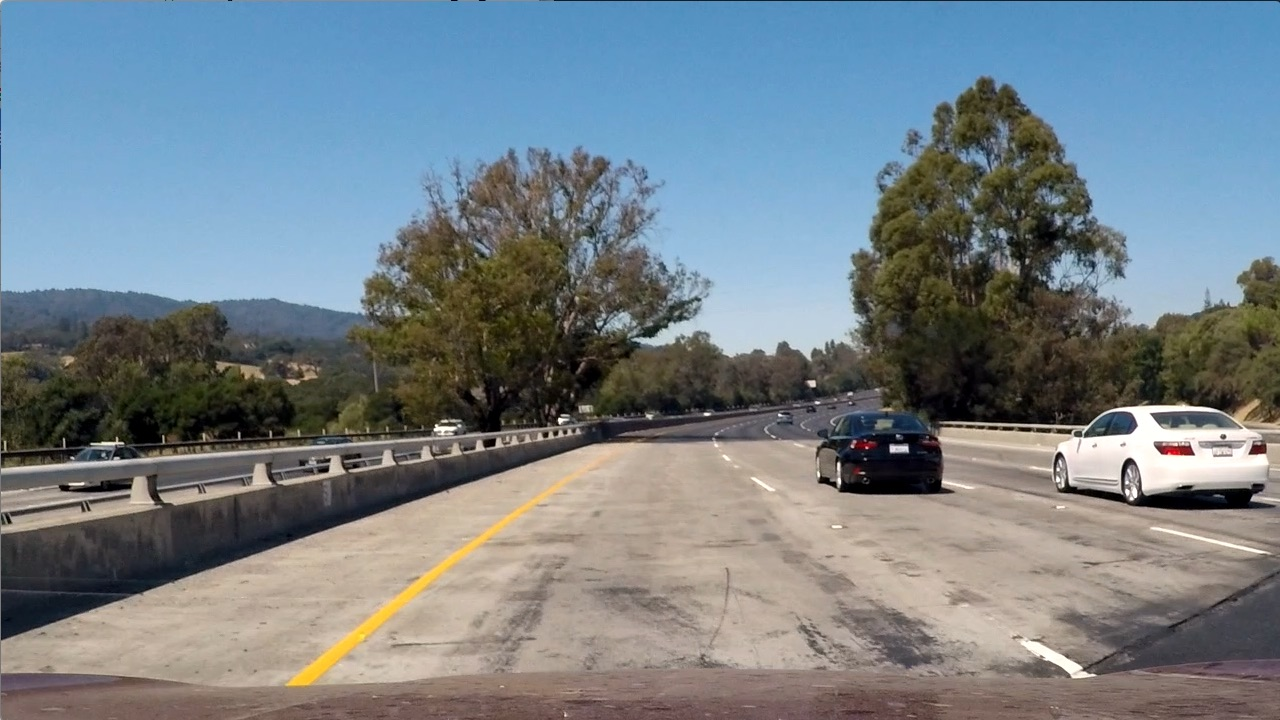
#> input picture test_images/test1.jpg, 1280 x 720 px, given as the content of the folder /../../../../Volumes/Solix/Datasets/car-vs-noneCar/vehicles/, which was not available
$ jupyter execute --allow-errors pipeline.ipynb   (shell and % lines are left out)   (older library calls are emulated)   (text cells are left out)
#> lines starting #> are read from the running program, lines starting #| are printed output that depends on the picture; pictures that were not available may be replaced by others from this repository, and a replacement may not be noted
[cell 1]
#import packages
import matplotlib.pyplot as plt
import matplotlib.image as mpimg
import numpy as np
import cv2
import tqdm as loadbar
import glob
import os

[cell 2]
#import cars vs non cars seperately
base_dir = "../../../../../Volumes/Solix/Datasets/car-vs-noneCar/vehicles/"

image_types = os.listdir(base_dir)
cars=[]

for im_type in image_types:
    cars.extend(glob.glob(base_dir+im_type+'/*'))


print('number of cars: ' + str(len(cars)))

with open("cars.txt",'w') as f:
    for fn in cars:
        f.write(fn+'\n')

base_dir = "../../../../../Volumes/Solix/Datasets/car-vs-noneCar/non-vehicles/"
image_types = os.listdir(base_dir)
not_cars=[]

for im_type in image_types:
    not_cars.extend(glob.glob(base_dir+im_type+'/*'))


print('number of non-cars: ' + str(len(not_cars)))

with open("notcars.txt",'w') as f:
    for fn in cars:
        f.write(fn+'\n')

[cell 3]
import time
from skimage.feature import hog
from sklearn.svm import LinearSVC
from sklearn.preprocessing import StandardScaler
from sklearn.model_selection import train_test_split

[cell 4]
# Define a function to return some characteristics of the dataset
# [22 lines left out: functions data_look, convert_color, not called in this run]

def get_hog_features(img, orient, pix_per_cell, cell_per_block,
                        vis=False, feature_vec=True):
    # Call with two outputs if vis==True
    if vis == True:
        features, hog_image = hog(img, orientations=orient,
                                  pixels_per_cell=(pix_per_cell, pix_per_cell),
                                  cells_per_block=(cell_per_block, cell_per_block),
                                  transform_sqrt=False,
                                  visualise=vis, feature_vector=feature_vec)
        return features, hog_image
    # Otherwise call with one output
    else:
        features = hog(img, orientations=orient,
                       pixels_per_cell=(pix_per_cell, pix_per_cell),
                       cells_per_block=(cell_per_block, cell_per_block),
                       transform_sqrt=False,
                       visualise=vis, feature_vector=feature_vec)
        return features

def bin_spatial(img, size=(32, 32)):
    color1 = cv2.resize(img[:,:,0], size).ravel()
    color2 = cv2.resize(img[:,:,1], size).ravel()
    color3 = cv2.resize(img[:,:,2], size).ravel()
    return np.hstack((color1, color2, color3))

def color_hist(img, nbins=32):    #bins_range=(0, 256)
    # Compute the histogram of the color channels separately
    channel1_hist = np.histogram(img[:,:,0], bins=nbins)
    channel2_hist = np.histogram(img[:,:,1], bins=nbins)
    channel3_hist = np.histogram(img[:,:,2], bins=nbins)
    # Concatenate the histograms into a single feature vector
    hist_features = np.concatenate((channel1_hist[0], channel2_hist[0], channel3_hist[0]))
    # Return the individual histograms, bin_centers and feature vector
    return hist_features

# Define a function to extract features from a list of images
# Have this function call bin_spatial() and color_hist()
def extract_features(imgs, color_space='RGB', spatial_size=(32, 32),
                        hist_bins=32, orient=9,
                        pix_per_cell=8, cell_per_block=2, hog_channel=0,
                        spatial_feat=True, hist_feat=True, hog_feat=True):
    # Create a list to append feature vectors to
    features = []
    # Iterate through the list of images
    for file in imgs:
        file_features = []
        # Read in each one by one
        image = mpimg.imread(file)
        # apply color conversion if other than 'RGB'
        if color_space != 'RGB':
            if color_space == 'HSV':
                feature_image = cv2.cvtColor(image, cv2.COLOR_RGB2HSV)
            elif color_space == 'LUV':
                feature_image = cv2.cvtColor(image, cv2.COLOR_RGB2LUV)
            elif color_space == 'HLS':
                feature_image = cv2.cvtColor(image, cv2.COLOR_RGB2HLS)
            elif color_space == 'YUV':
                feature_image = cv2.cvtColor(image, cv2.COLOR_RGB2YUV)
            elif color_space == 'YCrCb':
                feature_image = cv2.cvtColor(image, cv2.COLOR_RGB2YCrCb)
        else: feature_image = np.copy(image)

        if spatial_feat == True:
            spatial_features = bin_spatial(feature_image, size=spatial_size)
            file_features.append(spatial_features)
        if hist_feat == True:
            # Apply color_hist()
            hist_features = color_hist(feature_image, nbins=hist_bins)
            file_features.append(hist_features)
        if hog_feat == True:
        # Call get_hog_features() with vis=False, feature_vec=True
            if hog_channel == 'ALL':
                hog_features = []
                for channel in range(feature_image.shape[2]):

                    hog_features.append(get_hog_features(feature_image[:,:,channel],
                                        orient, pix_per_cell, cell_per_block,
                                        vis=False, feature_vec=True))
                hog_features = np.ravel(hog_features)
            else:
                hog_features = get_hog_features(feature_image[:,:,hog_channel], orient,
                            pix_per_cell, cell_per_block, vis=False, feature_vec=True)
            # Append the new feature vector to the features list
            file_features.append(hog_features)
        features.append(np.concatenate(file_features))
    # Return list of feature vectors
    return features


# Define a function that takes an image,
# start and stop positions in both x and y,
# window size (x and y dimensions),
# and overlap fraction (for both x and y)
def slide_window(img, x_start_stop=[None, None], y_start_stop=[None, None],
                    xy_window=(64, 64), xy_overlap=(0.5, 0.5)):
    # If x and/or y start/stop positions not defined, set to image size
    if x_start_stop[0] == None:
        x_start_stop[0] = 0
    if x_start_stop[1] == None:
        x_start_stop[1] = img.shape[1]
    if y_start_stop[0] == None:
        y_start_stop[0] = 0
    if y_start_stop[1] == None:
        y_start_stop[1] = img.shape[0]
    # Compute the span of the region to be searched
    xspan = x_start_stop[1] - x_start_stop[0]
    yspan = y_start_stop[1] - y_start_stop[0]
    # Compute the number of pixels per step in x/y
    nx_pix_per_step = np.int(xy_window[0]*(1 - xy_overlap[0]))
    ny_pix_per_step = np.int(xy_window[1]*(1 - xy_overlap[1]))
    # Compute the number of windows in x/y
    nx_buffer = np.int(xy_window[0]*(xy_overlap[0]))
    ny_buffer = np.int(xy_window[1]*(xy_overlap[1]))
    nx_windows = np.int((xspan-nx_buffer)/nx_pix_per_step)
    ny_windows = np.int((yspan-ny_buffer)/ny_pix_per_step)
    # Initialize a list to append window positions to
    window_list = []
    # Loop through finding x and y window positions
    # Note: you could vectorize this step, but in practice
    # you'll be considering windows one by one with your
    # classifier, so looping makes sense
    for ys in range(ny_windows):
        for xs in range(nx_windows):
            # Calculate window position
            startx = xs*nx_pix_per_step + x_start_stop[0]
            endx = startx + xy_window[0]
            starty = ys*ny_pix_per_step + y_start_stop[0]
            endy = starty + xy_window[1]

            # Append window position to list
            window_list.append(((startx, starty), (endx, endy)))
    # Return the list of windows
    return window_list

# Define a function to draw bounding boxes
# [9 lines left out: function draw_boxes, not called in this run]

# Define a function to extract features from a single image window
# This function is very similar to extract_features()
# just for a single image rather than list of images
def single_img_features(img, color_space='RGB', spatial_size=(32, 32),
                        hist_bins=32, orient=9,
                        pix_per_cell=8, cell_per_block=2, hog_channel=0,
                        spatial_feat=True, hist_feat=True, hog_feat=True,vis=False):
    #1) Define an empty list to receive features
    img_features = []
    #2) Apply color conversion if other than 'RGB'
    if color_space != 'RGB':
        if color_space == 'HSV':
            feature_image = cv2.cvtColor(img, cv2.COLOR_RGB2HSV)
        elif color_space == 'LUV':
            feature_image = cv2.cvtColor(img, cv2.COLOR_RGB2LUV)
        elif color_space == 'HLS':
            feature_image = cv2.cvtColor(img, cv2.COLOR_RGB2HLS)
        elif color_space == 'YUV':
            feature_image = cv2.cvtColor(img, cv2.COLOR_RGB2YUV)
        elif color_space == 'YCrCb':
            feature_image = cv2.cvtColor(img, cv2.COLOR_RGB2YCrCb)
    else: feature_image = np.copy(img)
    #3) Compute spatial features if flag is set
    if spatial_feat == True:
        spatial_features = bin_spatial(feature_image, size=spatial_size)
        #4) Append features to list
        img_features.append(spatial_features)
    #5) Compute histogram features if flag is set
    if hist_feat == True:
        hist_features = color_hist(feature_image, nbins=hist_bins)
        #6) Append features to list
        img_features.append(hist_features)
    #7) Compute HOG features if flag is set
    if hog_feat == True:
        if hog_channel == 'ALL':
            hog_features = []
            for channel in range(feature_image.shape[2]):
                hog_features.append(get_hog_features(feature_image[:,:,channel],
                                    orient, pix_per_cell, cell_per_block,
                                    vis=False, feature_vec=True))
                hog_features = np.concatenate(hog_features)
        else:
            if vis == True:
                hog_features,hog_image = get_hog_features(feature_image[:,:,hog_channel], orient,
                        pix_per_cell, cell_per_block, vis=True, feature_vec=True)
            else:
                  hog_features = get_hog_features(feature_image[:,:,hog_channel], orient,
                        pix_per_cell, cell_per_block, vis=False, feature_vec=True)
        #8) Append features to list
        img_features.append(hog_features)
    if vis ==True:
        return np.concatenate(img_features),hog_image
    else:
        #9) Return concatenated array of features
        return np.concatenate(img_features)

# Define a function you will pass an image
# and the list of windows to be searched (output of slide_windows())
def search_windows(img, windows, clf, scaler, color_space='RGB',
                    spatial_size=(32, 32), hist_bins=32,
                    hist_range=(0, 256), orient=9,
                    pix_per_cell=8, cell_per_block=2,
                    hog_channel=0, spatial_feat=True,
                    hist_feat=True, hog_feat=True):

    #1) Create an empty list to receive positive detection windows
    on_windows = []
    #2) Iterate over all windows in the list
    for window in windows:
        #3) Extract the test window from original image
        test_img = cv2.resize(img[window[0][1]:window[1][1], window[0][0]:window[1][0]], (64, 64))
        #4) Extract features for that window using single_img_features()
        features = single_img_features(test_img, color_space=color_space,
                            spatial_size=spatial_size, hist_bins=hist_bins,
                            orient=orient, pix_per_cell=pix_per_cell,
                            cell_per_block=cell_per_block,
                            hog_channel=hog_channel, spatial_feat=spatial_feat,
                            hist_feat=hist_feat, hog_feat=hog_feat)
        #5) Scale extracted features to be fed to classifier
        test_features = scaler.transform(np.array(features).reshape(1, -1))
        #6) Predict using your classifier
        prediction = clf.predict(test_features)
        #7) If positive (prediction == 1) then save the window
        if prediction == 1:
            on_windows.append(window)
    #8) Return windows for positive detections
    return on_windows


def visualize(fig,rows,cols,imgs,titles):

    for i,img in enumerate(imgs):

        plt.subplot(rows,cols,i+1)
        plt.title(i+1)
        img_dim = len(img.shape)
        if(img_dim < 3):
            plt.imshow(img,cmap='hot')
            plt.title(titles[i])
        else:
            plt.imshow(img)
            plt.title(titles[i])

[cell 5]
#LET'S TRAIN on some images using SVM
cars_inds = np.random.randint(0,len(cars))
no_car_inds = np.random.randint(0,len(not_cars))
carimg = mpimg.imread(cars[cars_inds])
#> carimg is the input picture: shape (720, 1280, 3); mean R, G, B 117.5, 128.7, 135.5
no_carimg = mpimg.imread(not_cars[no_car_inds])

color_space = 'YCrCb'
orient = 6
pixel_per_cell = 8
cell_per_block = 2
hog_channel = 0
spatial_size = (16,16)
hist_bins = 16
spatial_feat = True
hist_feat = True
hog_feat = True


car_features, car_hog_image = single_img_features(carimg, color_space=color_space, spatial_size=spatial_size,
                        hist_bins=hist_bins, orient=orient,
                        pix_per_cell=pixel_per_cell, cell_per_block=cell_per_block, hog_channel=hog_channel,
                        spatial_feat=spatial_feat, hist_feat=hist_feat, hog_feat=hog_feat,vis=True)
#> in bin_spatial, `color1 = cv2.resize(img[:,:,0], size).ravel()`: color1 = 256 values, max 254 at index 158, min 1 at index 146, mean 127.8
#> in bin_spatial, `color2 = cv2.resize(img[:,:,1], size).ravel()`: color2 = 256 values, max 150 at index 197, min 93 at index 8, mean 121.6
#> in bin_spatial, `color3 = cv2.resize(img[:,:,2], size).ravel()`: color3 = 256 values, max 162 at index 3, min 97 at index 197, mean 133.7
#> in single_img_features, `spatial_features = bin_spatial(feature_image, size=spatial_size)`: spatial_features = 768 values, max 254 at index 158, min 1 at index 146, mean 127.7
#> in color_hist, `hist_features = np.concatenate((channel1_hist[0], channel2_hist[0], ch..`: hist_features = 48 values, max 332116 at index 42, min 8 at index 31, mean 57600
#> in get_hog_features, `features, hog_image = hog(img, orientations=orient, pixels_per_cell=(p..`:
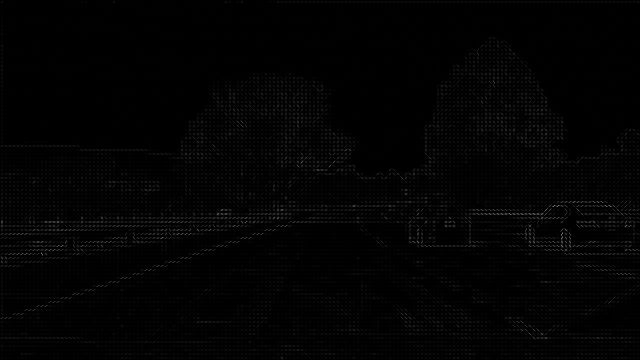
#> hog_image: shape (720, 1280) float64 (shown at 1/2 size); min 0, max 84.32, mean 1; drawn with min black and max white
#> in get_hog_features, `features, hog_image = hog(img, orientations=orient, pixels_per_cell=(p..`:
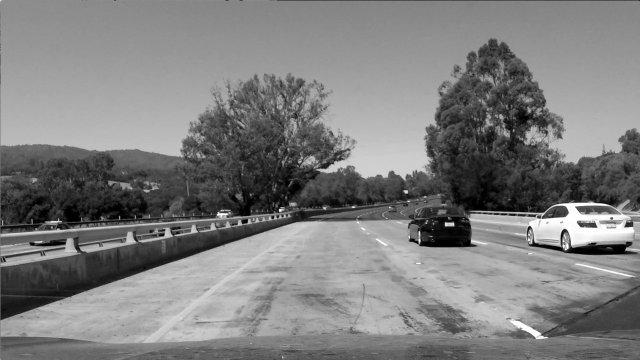
#> img: shape (720, 1280) (shown at 1/2 size); min 0, max 255, mean 126.1

no_car_features, no_car_hog_image = single_img_features(no_carimg, color_space=color_space, spatial_size=spatial_size,
                        hist_bins=hist_bins, orient=orient,pix_per_cell=pixel_per_cell, cell_per_block=cell_per_block, hog_channel=hog_channel,
                        spatial_feat=spatial_feat, hist_feat=hist_feat, hog_feat=hog_feat,vis=True)

images= [carimg, car_hog_image,no_carimg, no_car_hog_image]
titles  =['car_features', 'car_hog_features','no_car_features', 'no_car_hog_features']
fig = plt.figure(figsize=(12,3))
visualize(fig,1,4,images,titles)
#> the loop in visualize, `for i,img in enumerate(imgs): ` made 4 passes
#> img_dim on passes 1 to 4: 3, 2, 3, 2
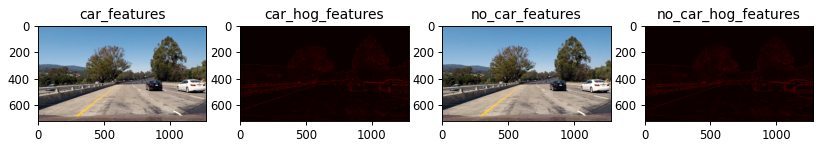
#> figure drawn by matplotlib, 4 panels

[cell 6]
color_space = 'YCrCb'
orient = 9
pixel_per_cell = 8
cell_per_block = 2
hog_channel = 0
spatial_size = (32,32)
hist_bins = 32
spatial_feat = True
hist_feat = True
hog_feat = True

t = time.time()
n_samples = 1000
randm_idx = np.random.randint(0,len(cars),n_samples)

test_cars = cars#np.array(cars)#[randm_idx]
test_notcars = not_cars#np.array(not_cars)#[randm_idx]


car_features = extract_features(test_cars, color_space=color_space, spatial_size=spatial_size,
                        hist_bins=hist_bins, orient=9,
                        pix_per_cell=pixel_per_cell, cell_per_block=cell_per_block, hog_channel=hog_channel,
                        spatial_feat=spatial_feat, hist_feat=hist_feat, hog_feat=hog_feat)
#> in extract_features, `spatial_features = bin_spatial(feature_image, size=spatial_size)`: spatial_features = 3072 values, max 255 at index 637, min 0 at index 611, mean 127
#> in extract_features, `hist_features = color_hist(feature_image, nbins=hist_bins)`: hist_features = 96 values, max 209861 at index 42, min 3 at index 63, mean 28800
#> car_features = 1 item

not_car_features = extract_features(test_notcars, color_space=color_space, spatial_size=spatial_size,
                        hist_bins=hist_bins, orient=9,
                        pix_per_cell=pixel_per_cell, cell_per_block=cell_per_block, hog_channel=hog_channel,
                        spatial_feat=spatial_feat, hist_feat=hist_feat, hog_feat=hog_feat)
#> not_car_features = 1 item
print(str(time.time() - t) + 'seconds took to compute features...')


X = np.vstack((car_features, not_car_features)).astype(np.float64)
# Fit a per-column scaler
X_scaler = StandardScaler().fit(X)
# Apply the scaler to X
scaled_X = X_scaler.transform(X)

y = np.hstack((np.ones(len(car_features)),np.zeros(len(not_car_features))))
#> y = [1, 0]

# Split up data into randomized training and test sets
rand_state = np.random.randint(0, 100)
X_train, X_test, y_train, y_test = train_test_split(
    scaled_X, y, test_size=0.2, random_state=rand_state)
#> y_train = [1]; y_test = [0]

print('Using spatial binning of:',spatial_size,
    'and', hist_bins,'histogram bins')
print('Feature vector length:', len(X_train[0]))
#| Feature vector length: 512604
# Use a linear SVC
svc = LinearSVC()
# Check the training time for the SVC
t=time.time()
#> (the rest of this cell did not finish here and is left out)

[cell 7]
path = './test_images/*.jpg'

files = glob.glob(path)

print(len(files))

images = []
titles = []

overlap = 0.5

#> (the rest of this cell did not finish here and is left out)

#> `windows = slide_window(img, x_start_stop=[None, None], y_start_stop=[N..`: windows = 190 items
    hot_window = search_windows(img, windows, svc, X_scaler, color_space=color_space,
                    spatial_size=spatial_size, hist_bins=hist_bins,orient=orient,pix_per_cell=pixel_per_cell, cell_per_block=cell_per_block,
                    hog_channel=hog_channel, spatial_feat= spatial_feat,hist_feat= hist_feat, hog_feat= hog_feat)
#> the loop in search_windows, `for window in windows:` made 1 pass
#> window on pass 1: ((0, 0), (128, 128))
#> pass 1, in search_windows, `test_img = cv2.resize(img[window[0][1]:window[1][1], window[0][0]:wind..`:
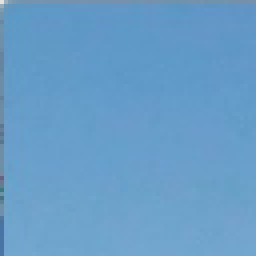
#> test_img: shape (64, 64, 3) float32 (shown 4 times larger); mean R, G, B 0.408, 0.617, 0.787
#> after the loop in search_windows, `for window in windows:`: on_windows = []
